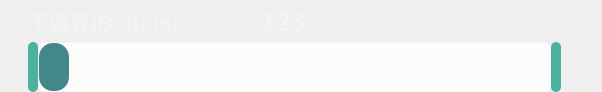
   <widget class="QWidget" name="layoutWidget_5">
    <property name="geometry">
     <rect>
      <x>1290</x>
      <y>470</y>
      <width>602</width>
      <height>92</height>
     </rect>
    </property>
    <layout class="QGridLayout" name="gridLayout_5">
     <property name="leftMargin">
      <number>0</number>
     </property>
     <property name="topMargin">
      <number>0</number>
     </property>
     <property name="bottomMargin">
      <number>0</number>
     </property>
     <property name="spacing">
      <number>0</number>
     </property>
     <item row="0" column="1">
      <widget class="QLabel" name="label_offsetDown">
       <property name="maximumSize">
        <size>
         <width>300</width>
         <height>16777215</height>
        </size>
       </property>
       <property name="font">
        <font>
         <family>Microsoft JhengHei UI</family>
         <pointsize>20</pointsize>
         <weight>75</weight>
         <bold>true</bold>
        </font>
       </property>
       <property name="styleSheet">
        <string notr="true">color: rgb(243, 243, 243);</string>
       </property>
       <property name="lineWidth">
        <number>0</number>
       </property>
       <property name="text">
        <string>123</string>
       </property>
      </widget>
     </item>
     <item row="0" column="0">
      <widget class="QLabel" name="label_37">
       <property name="minimumSize">
        <size>
         <width>80</width>
         <height>0</height>
        </size>
       </property>
       <property name="maximumSize">
        <size>
         <width>205</width>
         <height>16777215</height>
        </size>
       </property>
       <property name="font">
        <font>
         <pointsize>16</pointsize>
         <weight>75</weight>
         <bold>true</bold>
        </font>
       </property>
       <property name="styleSheet">
        <string notr="true">color: rgb(243, 243, 243);</string>
       </property>
       <property name="text">
        <string>下邊界(Bottom):</string>
       </property>
      </widget>
     </item>
     <item row="1" column="0" colspan="2">
      <widget class="QScrollBar" name="horizontalScrollBar_offsetDown">
       <property name="minimumSize">
        <size>
         <width>500</width>
         <height>50</height>
        </size>
       </property>
       <property name="maximumSize">
        <size>
         <width>600</width>
         <height>16777215</height>
        </size>
       </property>
       <property name="layoutDirection">
        <enum>Qt::LeftToRight</enum>
       </property>
       <property name="styleSheet">
        <string notr="true">QScrollBar:horizontal {
	border-radius:6px;
  border-color: none;
  border-width: 1px;
  border-style: solid;
  background-color: rgba(255, 255, 255,200);
    width: 5px;
    margin: 0px 10px 0 10px;
 }

 QScrollBar::handle:horizontal {
	border-radius:14px;
    background-color: rgba(16, 104, 106,200);
    min-height: 30px;
	min-width: 30px;
 }
QScrollBar::add-line:horizontal {
    border: 1px;
	border-radius:5px;
  background-color: rgb(76, 178, 158);
    width: 10px;
    subcontrol-position: right;
	subcontrol-origin: margin;
 }

 QScrollBar::sub-line:horizontal {
  border: 1px;
	border-radius:5px;
    background-color: rgb(76, 178, 158);
    width: 10px;
    subcontrol-position: left;
	subcontrol-origin: margin;  
 }</string>
       </property>
       <property name="maximum">
        <number>600</number>
       </property>
       <property name="orientation">
        <enum>Qt::Horizontal</enum>
       </property>
      </widget>
     </item>
    </layout>
   </widget>
